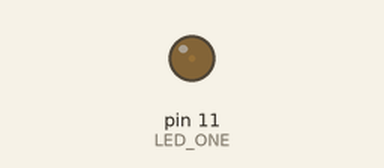
This sketch was run on a simulated Arduino Uno, built with avr-gcc and run on an emulated ATmega328P. Shown: output pins drawn as LEDs (lit = HIGH).

Above: at 0.05 s.
At 2.55 s:
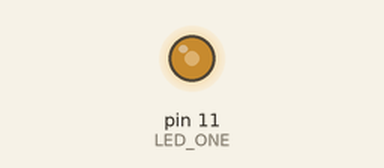
At 4.45 s:
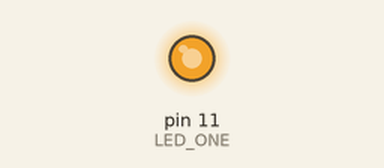
At 8.9 s:
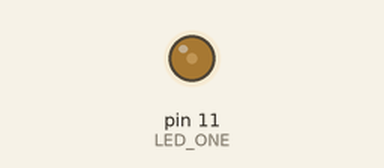
Timing chart, 0 to 13.3 s (numbered marks = the images above):
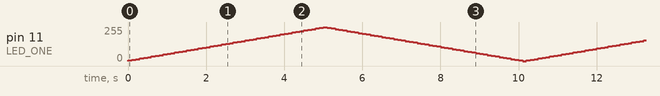

The sketch:

LEDFade.ino
```cpp
#define LED_ONE 11

int val = 0;
int change = 5;

void setup()
{
  pinMode(LED_ONE, OUTPUT);
}

void loop()
{
  val += change;
  if (val > 250 || val < 5) {
    change *= -1;
  }
  analogWrite(LED_ONE, val);
  delay(100);
}
```
